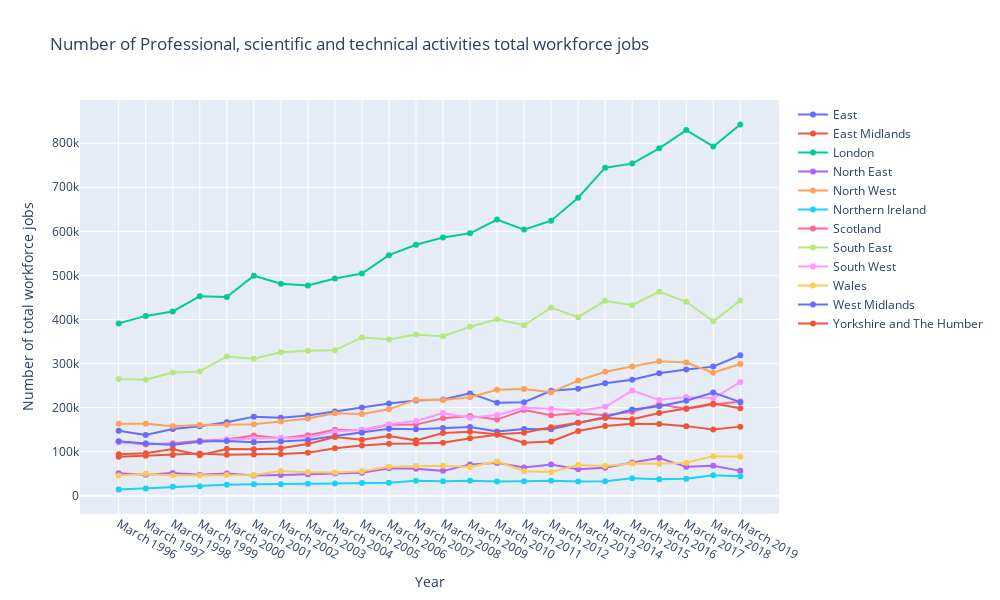

Here is the notebook cell this chart was saved with:
### Code cell
# note that we don't provide anything to the data property. We'll add them later.
fig = go.Figure(
    layout=go.Layout(
        title="Number of Professional, scientific and technical activities total workforce jobs",
        xaxis_title="Year",
        yaxis_title="Number of total workforce jobs",
        width=1000,
        height=600
    )
)

for col in df.columns[1:]:  # here col represents the column name
    fig.add_trace(go.Scatter(x=df["Date"], y=df[col], mode="lines+markers", name=col))


iplot(fig)

### Figure 1 — Plotly figure (JSON) as saved in the notebook; plotly's stock layout.template omitted (floating-point values rounded to 4 significant figures)
{"data": [{"mode": "lines+markers", "name": "East", "type": "scatter", "x": ["March 1996", "March 1997", "March 1998", "March 1999", "March 2000", "March 2001", "March 2002", "March 2003", "March 2004", "March 2005", "March 2006", "March 2007", "March 2008", "March 2009", "March 2010", "March 2011", "March 2012", "March 2013", "March 2014", "March 2015", "March 2016", "March 2017", "March 2018", "March 2019"], "y": [147198, 137853, 151139, 157660, 166695, 179336, 176581, 182085, 190815, 200220, 209352, 215830, 218119, 232147, 210691, 212056, 237972, 242661, 254932, 263044, 277624, 286329, 292895, 318687]}, {"mode": "lines+markers", "name": "East Midlands", "type": "scatter", "x": ["March 1996", "March 1997", "March 1998", "March 1999", "March 2000", "March 2001", "March 2002", "March 2003", "March 2004", "March 2005", "March 2006", "March 2007", "March 2008", "March 2009", "March 2010", "March 2011", "March 2012", "March 2013", "March 2014", "March 2015", "March 2016", "March 2017", "March 2018", "March 2019"], "y": [88519, 90298, 92350, 95448, 92951, 93626, 94364, 97486, 107768, 113642, 117718, 118104, 120006, 130118, 138252, 119879, 123080, 146572, 157883, 163039, 162464, 157806, 150110, 156671]}, {"mode": "lines+markers", "name": "London", "type": "scatter", "x": ["March 1996", "March 1997", "March 1998", "March 1999", "March 2000", "March 2001", "March 2002", "March 2003", "March 2004", "March 2005", "March 2006", "March 2007", "March 2008", "March 2009", "March 2010", "March 2011", "March 2012", "March 2013", "March 2014", "March 2015", "March 2016", "March 2017", "March 2018", "March 2019"], "y": [391047, 408049, 418062, 452835, 450864, 499242, 481141, 477158, 492880, 504208, 545932, 569443, 586175, 595381, 626794, 603871, 624162, 676357, 744504, 753700, 788461, 829812, 792677, 842619]}, {"mode": "lines+markers", "name": "North East", "type": "scatter", "x": ["March 1996", "March 1997", "March 1998", "March 1999", "March 2000", "March 2001", "March 2002", "March 2003", "March 2004", "March 2005", "March 2006", "March 2007", "March 2008", "March 2009", "March 2010", "March 2011", "March 2012", "March 2013", "March 2014", "March 2015", "March 2016", "March 2017", "March 2018", "March 2019"], "y": [50750, 47263, 51475, 47310, 50268, 45596, 46736, 48466, 50437, 51908, 62057, 61134, 56238, 70915, 74384, 63753, 70470, 59962, 63396, 75443, 85517, 65403, 67874, 56237]}, {"mode": "lines+markers", "name": "North West", "type": "scatter", "x": ["March 1996", "March 1997", "March 1998", "March 1999", "March 2000", "March 2001", "March 2002", "March 2003", "March 2004", "March 2005", "March 2006", "March 2007", "March 2008", "March 2009", "March 2010", "March 2011", "March 2012", "March 2013", "March 2014", "March 2015", "March 2016", "March 2017", "March 2018", "March 2019"], "y": [162942, 163176, 157650, 160223, 160709, 162181, 168172, 175304, 186776, 185367, 195871, 217841, 216860, 223173, 240264, 241979, 234558, 261149, 281060, 293052, 305256, 302250, 279243, 298771]}, {"mode": "lines+markers", "name": "Northern Ireland", "type": "scatter", "x": ["March 1996", "March 1997", "March 1998", "March 1999", "March 2000", "March 2001", "March 2002", "March 2003", "March 2004", "March 2005", "March 2006", "March 2007", "March 2008", "March 2009", "March 2010", "March 2011", "March 2012", "March 2013", "March 2014", "March 2015", "March 2016", "March 2017", "March 2018", "March 2019"], "y": [13832, 16283, 20304, 21100, 24976, 25853, 25857, 26823, 27711, 28446, 29358, 33593, 32744, 33778, 31934, 32624, 33795, 32270, 32794, 39562, 37344, 38155, 46213, 44113]}, {"mode": "lines+markers", "name": "Scotland", "type": "scatter", "x": ["March 1996", "March 1997", "March 1998", "March 1999", "March 2000", "March 2001", "March 2002", "March 2003", "March 2004", "March 2005", "March 2006", "March 2007", "March 2008", "March 2009", "March 2010", "March 2011", "March 2012", "March 2013", "March 2014", "March 2015", "March 2016", "March 2017", "March 2018", "March 2019"], "y": [122129, 115978, 118882, 124828, 127609, 136692, 130484, 137240, 149501, 148437, 161131, 161237, 175450, 180690, 172685, 194167, 182409, 187859, 182720, 190611, 207532, 196561, 206881, 213631]}, {"mode": "lines+markers", "name": "South East", "type": "scatter", "x": ["March 1996", "March 1997", "March 1998", "March 1999", "March 2000", "March 2001", "March 2002", "March 2003", "March 2004", "March 2005", "March 2006", "March 2007", "March 2008", "March 2009", "March 2010", "March 2011", "March 2012", "March 2013", "March 2014", "March 2015", "March 2016", "March 2017", "March 2018", "March 2019"], "y": [264992, 263314, 279683, 281832, 315893, 310613, 325672, 328649, 329885, 359054, 354214, 365946, 361858, 383302, 400503, 386821, 427020, 405176, 442301, 432329, 463102, 440078, 395901, 443117]}, {"mode": "lines+markers", "name": "South West", "type": "scatter", "x": ["March 1996", "March 1997", "March 1998", "March 1999", "March 2000", "March 2001", "March 2002", "March 2003", "March 2004", "March 2005", "March 2006", "March 2007", "March 2008", "March 2009", "March 2010", "March 2011", "March 2012", "March 2013", "March 2014", "March 2015", "March 2016", "March 2017", "March 2018", "March 2019"], "y": [120384, 118925, 116166, 121826, 127065, 129907, 130846, 131802, 145820, 149571, 162271, 169335, 187485, 176671, 182998, 199283, 197009, 191535, 201569, 238520, 217122, 224186, 221016, 257923]}, {"mode": "lines+markers", "name": "Wales", "type": "scatter", "x": ["March 1996", "March 1997", "March 1998", "March 1999", "March 2000", "March 2001", "March 2002", "March 2003", "March 2004", "March 2005", "March 2006", "March 2007", "March 2008", "March 2009", "March 2010", "March 2011", "March 2012", "March 2013", "March 2014", "March 2015", "March 2016", "March 2017", "March 2018", "March 2019"], "y": [45880, 49968, 45616, 45976, 46663, 46642, 56160, 53019, 52632, 55530, 65420, 67318, 67640, 65279, 77717, 55288, 53873, 69671, 67058, 72977, 72170, 74490, 89701, 88120]}, {"mode": "lines+markers", "name": "West Midlands", "type": "scatter", "x": ["March 1996", "March 1997", "March 1998", "March 1999", "March 2000", "March 2001", "March 2002", "March 2003", "March 2004", "March 2005", "March 2006", "March 2007", "March 2008", "March 2009", "March 2010", "March 2011", "March 2012", "March 2013", "March 2014", "March 2015", "March 2016", "March 2017", "March 2018", "March 2019"], "y": [123460, 118633, 115719, 123034, 123824, 121171, 123063, 126292, 135467, 142959, 151885, 150435, 153525, 155693, 145405, 151418, 150743, 165310, 178711, 195420, 202833, 215548, 234002, 212209]}, {"mode": "lines+markers", "name": "Yorkshire and The Humber", "type": "scatter", "x": ["March 1996", "March 1997", "March 1998", "March 1999", "March 2000", "March 2001", "March 2002", "March 2003", "March 2004", "March 2005", "March 2006", "March 2007", "March 2008", "March 2009", "March 2010", "March 2011", "March 2012", "March 2013", "March 2014", "March 2015", "March 2016", "March 2017", "March 2018", "March 2019"], "y": [93736, 96082, 105726, 91839, 105677, 105538, 107486, 117355, 133052, 127037, 135520, 125487, 142002, 145089, 139645, 142752, 155320, 165598, 175969, 173415, 187615, 197930, 208884, 198537]}], "layout": {"height": 600, "title": {"text": "Number of Professional, scientific and technical activities total workforce jobs"}, "width": 1000, "xaxis": {"autorange": true, "range": [-1.431, 24.43], "title": {"text": "Year"}, "type": "category"}, "yaxis": {"autorange": true, "range": [-42190.0, 898600.0], "title": {"text": "Number of total workforce jobs"}, "type": "linear"}}}
